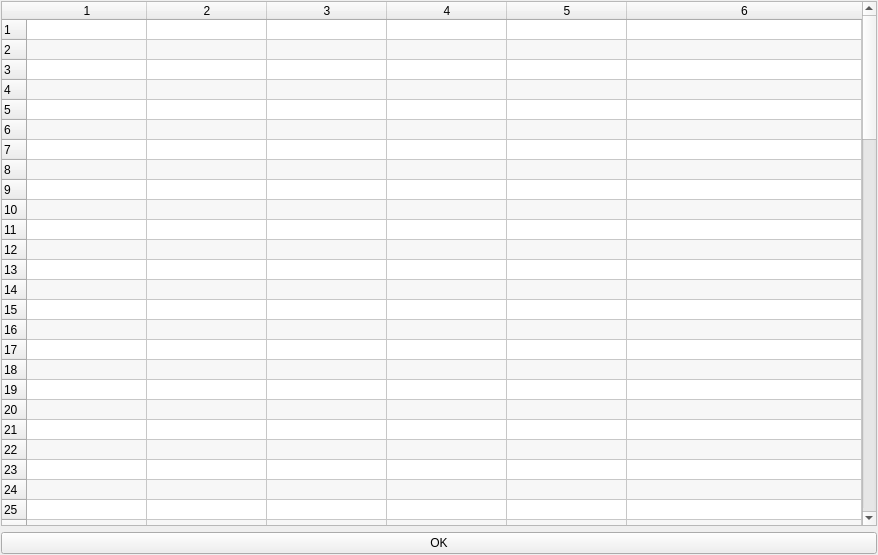
<?xml version="1.0" encoding="UTF-8"?>
<ui version="4.0">
 <class>MainWindow</class>
 <widget class="QMainWindow" name="MainWindow">
  <property name="geometry">
   <rect>
    <x>0</x>
    <y>0</y>
    <width>878</width>
    <height>555</height>
   </rect>
  </property>
  <property name="windowTitle">
   <string>About Device</string>
  </property>
  <widget class="QWidget" name="centralwidget">
   <layout class="QVBoxLayout" name="verticalLayout">
    <property name="margin">
     <number>1</number>
    </property>
    <item>
     <widget class="QTableWidget" name="table">
      <property name="frameShadow">
       <enum>QFrame::Sunken</enum>
      </property>
      <property name="autoScrollMargin">
       <number>10</number>
      </property>
      <property name="alternatingRowColors">
       <bool>true</bool>
      </property>
      <property name="rowCount">
       <number>100</number>
      </property>
      <property name="columnCount">
       <number>6</number>
      </property>
      <attribute name="horizontalHeaderDefaultSectionSize">
       <number>120</number>
      </attribute>
      <attribute name="horizontalHeaderMinimumSectionSize">
       <number>40</number>
      </attribute>
      <attribute name="horizontalHeaderStretchLastSection">
       <bool>true</bool>
      </attribute>
      <attribute name="verticalHeaderCascadingSectionResizes">
       <bool>true</bool>
      </attribute>
      <attribute name="verticalHeaderDefaultSectionSize">
       <number>20</number>
      </attribute>
      <attribute name="verticalHeaderHighlightSections">
       <bool>true</bool>
      </attribute>
      <attribute name="verticalHeaderMinimumSectionSize">
       <number>15</number>
      </attribute>
      <row/>
      <row/>
      <row/>
      <row/>
      <row/>
      <row/>
      <row/>
      <row/>
      <row/>
      <row/>
      <row/>
      <row/>
      <row/>
      <row/>
      <row/>
      <row/>
      <row/>
      <row/>
      <row/>
      <row/>
      <row/>
      <row/>
      <row/>
      <row/>
      <row/>
      <row/>
      <row/>
      <row/>
      <row/>
      <row/>
      <row/>
      <row/>
      <row/>
      <row/>
      <row/>
      <row/>
      <row/>
      <row/>
      <row/>
      <row/>
      <row/>
      <row/>
      <row/>
      <row/>
      <row/>
      <row/>
      <row/>
      <row/>
      <row/>
      <row/>
      <row/>
      <row/>
      <row/>
      <row/>
      <row/>
      <row/>
      <row/>
      <row/>
      <row/>
      <row/>
      <row/>
      <row/>
      <row/>
      <row/>
      <row/>
      <row/>
      <row/>
      <row/>
      <row/>
      <row/>
      <row/>
      <row/>
      <row/>
      <row/>
      <row/>
      <row/>
      <row/>
      <row/>
      <row/>
      <row/>
      <row/>
      <row/>
      <row/>
      <row/>
      <row/>
      <row/>
      <row/>
      <row/>
      <row/>
      <row/>
      <row/>
      <row/>
      <row/>
      <row/>
      <row/>
      <row/>
      <row/>
      <row/>
      <row/>
      <row/>
      <column/>
      <column/>
      <column/>
      <column/>
      <column/>
      <column/>
     </widget>
    </item>
    <item>
     <widget class="QPushButton" name="pushButton">
      <property name="text">
       <string>OK</string>
      </property>
     </widget>
    </item>
   </layout>
  </widget>
 </widget>
 <resources/>
 <connections>
  <connection>
   <sender>pushButton</sender>
   <signal>clicked()</signal>
   <receiver>MainWindow</receiver>
   <slot>close()</slot>
   <hints>
    <hint type="sourcelabel">
     <x>345</x>
     <y>549</y>
    </hint>
    <hint type="destinationlabel">
     <x>341</x>
     <y>584</y>
    </hint>
   </hints>
  </connection>
 </connections>
</ui>
